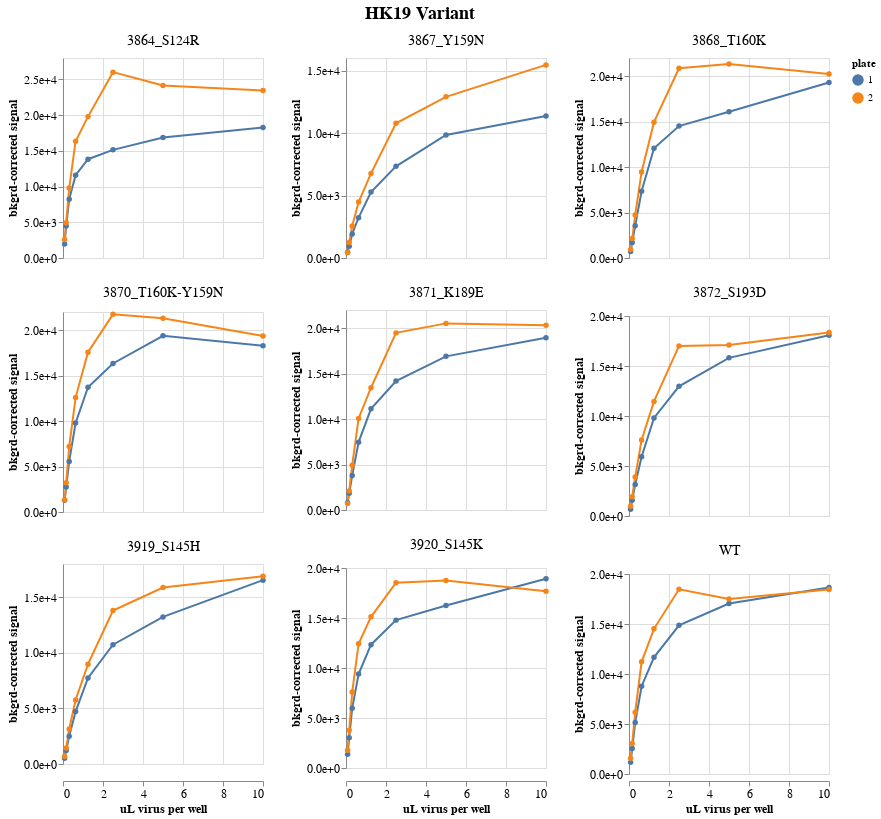

Notebook cell for this chart:
### Code cell
moi_curves = (
    alt.Chart(data_tidy)
    .encode(
        x=alt.X('uL/well', 
                title='uL virus per well',
                # scale=alt.Scale(domain=[0, 0.6], clamp=True),
               ),
        y=alt.Y(
            'corrected_signal',  
            title='bkgrd-corrected signal',
            axis=alt.Axis(format=".1e"),
            # scale=alt.Scale(domain=[0, 1]),
        ),
        color=alt.Color('plate:N'), 
        tooltip=['uL/well'],
        facet=alt.Facet('Variant:N', 
                        title='HK19 Variant',
                        columns=3,
                        header=alt.Header(
                            labelFontSize=14,
                            titleFontSize=18
                        )
                       )
    )
    .mark_line(point=True)
    .properties(width=200, height=200)
    .resolve_scale(y='independent')
    .configure_axis(
        titleFontSize=12,
        labelFontSize=12
    )
)

moi_curves

# moi_curves.save(
#     '231004_blind-moi-test.png',
#     scale_factor=2.0
# )

### Figure 1 — Vega-Lite specification as saved in the notebook (floating-point values rounded to 4 significant figures; data arrays with more than 128 entries replaced by an {"elided": "..."} marker saying what was removed)
{"config": {"view": {"continuousWidth": 300, "continuousHeight": 300}, "axis": {"labelFontSize": 12, "titleFontSize": 12}}, "data": {"name": "data-d94b9d6b7ed695cf9740f4e0937fbeb3"}, "mark": {"type": "line", "point": true}, "encoding": {"color": {"field": "plate", "type": "nominal"}, "facet": {"columns": 3, "field": "Variant", "header": {"labelFontSize": 14, "titleFontSize": 18}, "title": "HK19 Variant", "type": "nominal"}, "tooltip": [{"field": "uL/well", "type": "quantitative"}], "x": {"field": "uL/well", "title": "uL virus per well", "type": "quantitative"}, "y": {"axis": {"format": ".1e"}, "field": "corrected_signal", "title": "bkgrd-corrected signal", "type": "quantitative"}}, "height": 200, "resolve": {"scale": {"y": "independent"}}, "width": 200, "$schema": "https://vega.github.io/schema/vega-lite/v5.8.0.json", "datasets": {"data-d94b9d6b7ed695cf9740f4e0937fbeb3": {"elided": "144 records"}}}
